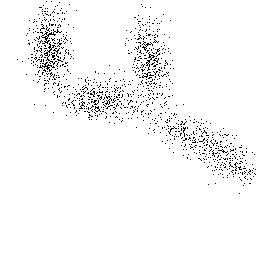
%> input picture Sem2/VAT/4cov.PGM, 256 x 256 px
$ octave --eval "result = MakeDataSet('4cov.PGM');"   (GNU Octave 9; MATLAB toolbox functions it lacks are replaced by stand-ins)
%> lines starting %> are read from the running program, lines starting %| are printed output that depends on the picture; in (x1, y1, x2, y2) boxes, pixels count from 0 and x2, y2 are one past the last pixel; in counts of white or black regions, pixels touching at a corner belong together; the program's own positions count from 1
function [ X ] = MakeDataSet( filename )
%> called with filename = '4cov.PGM'

    Img = imread(filename);
%> Img is the input picture: size 256x256 uint8; 96.8% white; black in thin lines or dots, all inside (x1, y1, x2, y2) = (17, 1, 256, 194)

    [R C] = find( Img == 0 );
%> R = 2098 values from 2 to 194; C = 2098 values from 18 to 256

    figure;
    plot(R,C,'xk');

    X = [ R C ];
%> X = 2098 rows, first 12: [60 18; 62 23; 36 27; 75 27; 34 28; 41 29; 44 29; 59 29; 21 30; 29 30; 31 30; 44 30]
%> `result = MakeDataSet('4cov.PGM');`:
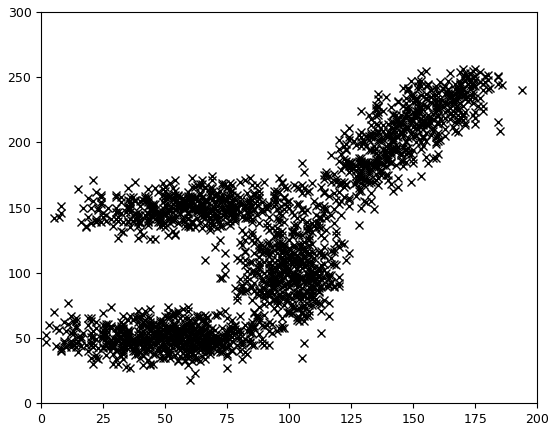
%> figure redrawn from the program's plot data
%> `result = MakeDataSet('4cov.PGM');`: result has the same summary as X in MakeDataSet

end

$ run again, on Sem2/VAT/Five_Clust.PGM
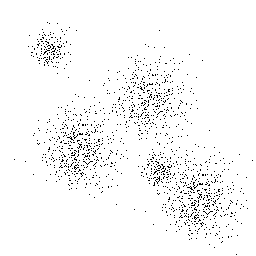
%> input picture Sem2/VAT/Five_Clust.PGM, 256 x 256 px
%> in MakeDataSet, Img is the input picture: size 256x256 uint8; 97% white; black in thin lines or dots, all inside (x1, y1, x2, y2) = (14, 22, 253, 255)
%> R = 1972 values from 23 to 255; C = 1972 values from 15 to 253
%> X = 1972 rows, first 12: [160 15; 162 26; 47 29; 36 30; 53 32; 56 32; 47 33; 53 33; 57 34; 136 34; 175 34; 49 35]
%> `result = MakeDataSet('4cov.PGM');`:
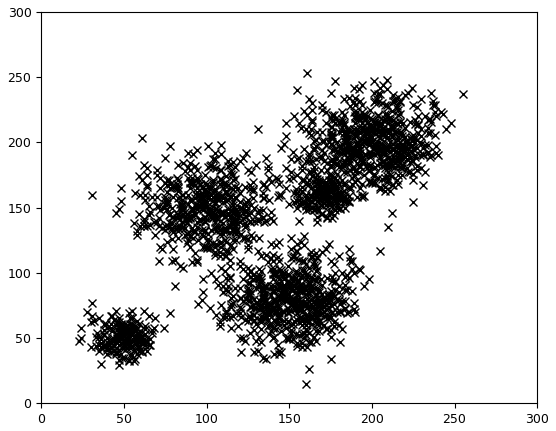
%> figure redrawn from the program's plot data
%> result has the same summary as X in MakeDataSet

$ run again, on Sem2/VAT/No_Clust.PGM
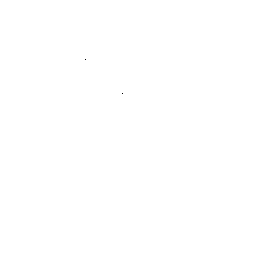
%> input picture Sem2/VAT/No_Clust.PGM, 256 x 256 px
%> in MakeDataSet, Img is the input picture: size 256x256 uint8; 100% white; black in thin lines or dots, all inside (x1, y1, x2, y2) = (85, 59, 123, 94)
%> R = [60; 94]; C = [86; 123]
%> X = [60 86; 94 123]
%> `result = MakeDataSet('4cov.PGM');`:
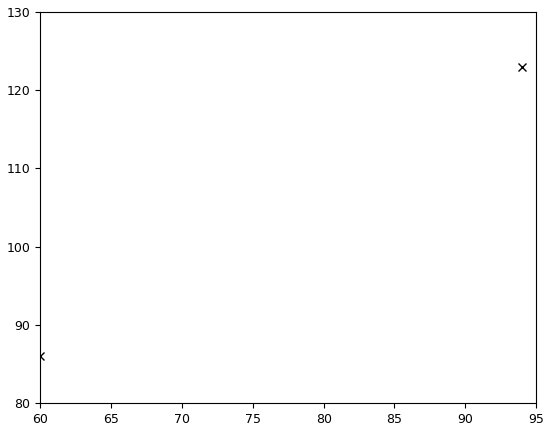
%> figure redrawn from the program's plot data

$ run again, on Sem2/VAT/No_Clust_nois_pt_01.PGM
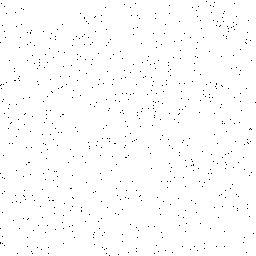
%> input picture Sem2/VAT/No_Clust_nois_pt_01.PGM, 256 x 256 px
%> in MakeDataSet, Img is the input picture: size 256x256 uint8; 99% white; black in thin lines or dots
%> R = 655 values from 2 to 256; C = 655 values from 1 to 256
%> X = 655 rows, first 12: [43 1; 86 1; 174 1; 229 1; 243 1; 244 1; 4 2; 85 2; 89 2; 26 3; 102 3; 178 3]
%> `result = MakeDataSet('4cov.PGM');`:
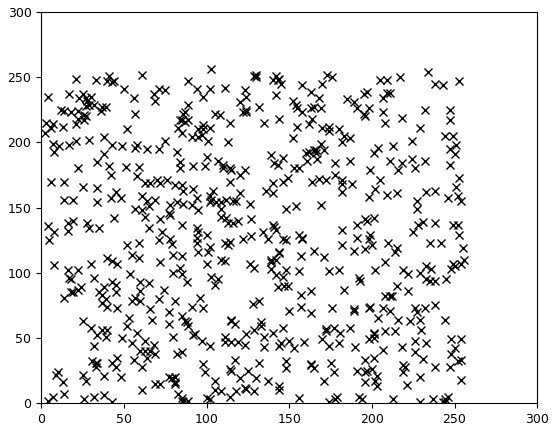
%> figure redrawn from the program's plot data
%> result has the same summary as X in MakeDataSet
